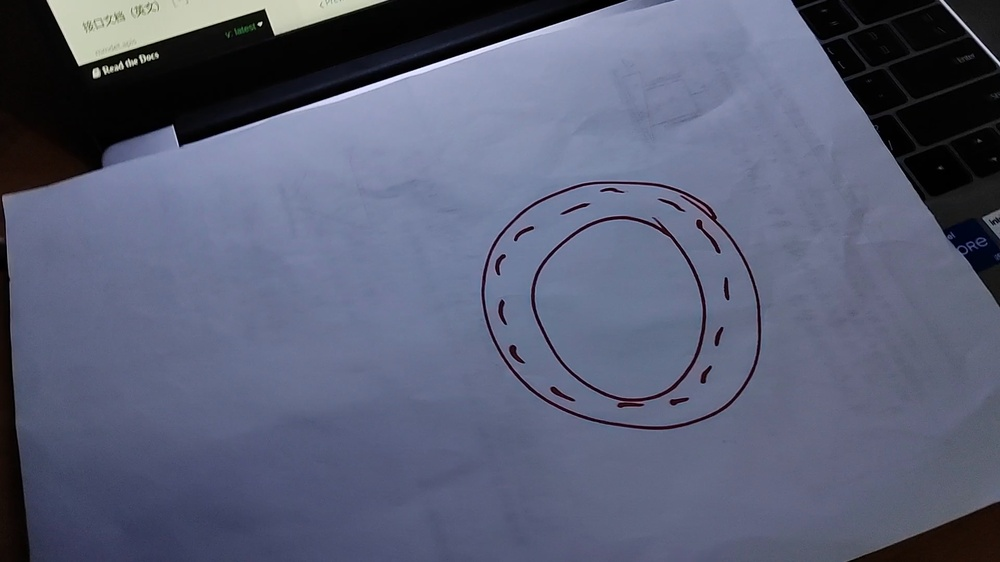
#> input picture img/0.jpg, 1000 x 562 px, shrunk from 1920 x 1080 before the run, given in place of the camera
$ python color_recog.py
#> lines starting #> are read from the running program, lines starting #| are printed output that depends on the picture; after the words box and inside, x2 and y2 are one past the last pixel; in counts of white or black regions, pixels touching at a corner belong together
import cv2
import numpy as np


class ColorDetector:
    def __init__(self, r, g, b, threshold=10):
        self.color = np.uint8([[[b, g, r]]])  # 要求的颜色
        self.threshold = threshold  # 颜色相似度阈值

    # [10 lines of commented-out code are left out]

    def process_image(self, image):
        # 将图像转换为HSV颜色空间，这样可以减小光线变化的影响
        # hsv_image = cv2.cvtColor(image, cv2.COLOR_BGR2HSV) # 转换为HSV颜色空间, 便于计算颜色相似度
        # 计算颜色相似度
        color_image = np.zeros_like(image)  # 创建一个与原图像大小相同的图像
        color_image[:] = self.color  # 将要求的颜色填充到图像中
        # color_image = cv2.cvtColor(color_image, cv2.COLOR_BGR2HSV) # 将图像转换为HSV颜色空间
        diff = cv2.absdiff(image, color_image)  # 计算颜色相似度
        # diff = cv2.cvtColor(diff, cv2.COLOR_HSV2BGR) # 将图像转换为BGR颜色空间
        dist = cv2.cvtColor(diff, cv2.COLOR_BGR2GRAY)  # 将图像转换为灰度图像
        # dist = cv2.equalizeHist(dist) # 直方图均衡化
        mask = cv2.inRange(dist, 0, self.threshold)  # 计算二值图像

        # 对图像进行二值化处理
        ret, thresholded = cv2.threshold(mask, 0, 255, cv2.THRESH_BINARY)  # 对图像进行二值化处理

        # 返回处理后的图像
        return color_image, dist, thresholded


def draw_center(frame, processed_image):
    M = cv2.moments(processed_image)
    if M["m00"] != 0:
        x = int(M["m10"] / M["m00"])
        y = int(M["m01"] / M["m00"])
        print(f"Center of all white regions: ({x}, {y})")

        cv2.arrowedLine(frame, (x - 10, y), (x + 10, y), (0, 255, 0), 2)
        cv2.arrowedLine(frame, (x, y - 10), (x, y + 10), (0, 255, 0), 2)
    else:
        print("No white regions found in the image.")
        x = 0

    return x


if __name__ == "__main__":
    cap = cv2.VideoCapture(0)

    while True:
        # 从摄像头读取图像
        ret, frame = cap.read()
#> frame is the input picture: shape (562, 1000, 3); mean B, G, R 117.6, 95, 89.8

        # 如果图像读取失败，则退出循环
        if not ret:
            break

        # detector = ColorDetector(170, 97, 97, 20) # 红色对象
        # detector = ColorDetector(20, 20, 200, 2) # 蓝色对象
        detector = ColorDetector(115, 25, 90, 40)  # 圈圈

        # 处理图像
        p_color, p_diff, processed_image = detector.process_image(frame)
#> in process_image, `diff = cv2.absdiff(image, color_image)`:
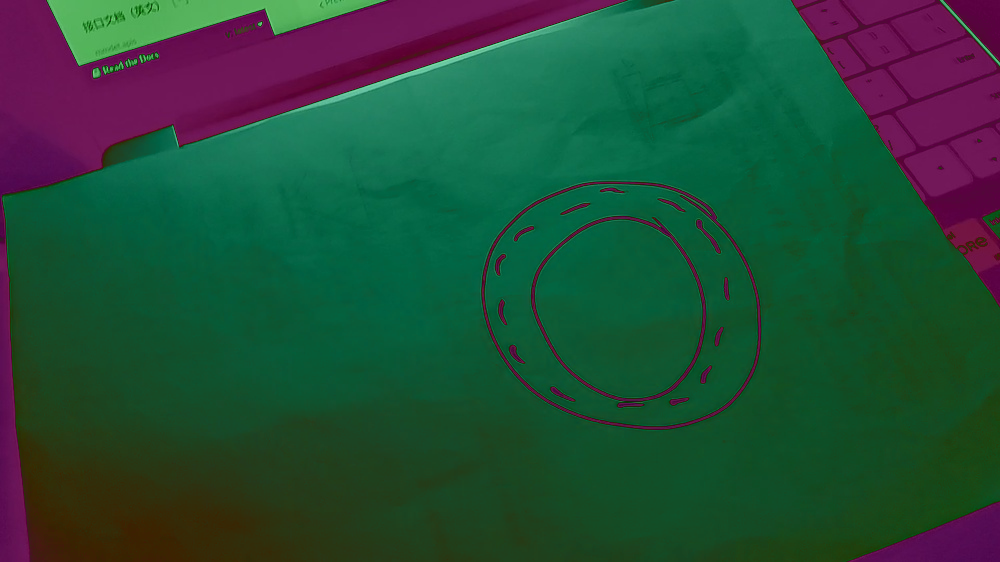
#> diff: shape (562, 1000, 3); mean B, G, R 55.4, 75.8, 34.6
#> in process_image, `dist = cv2.cvtColor(diff, cv2.COLOR_BGR2GRAY)`:
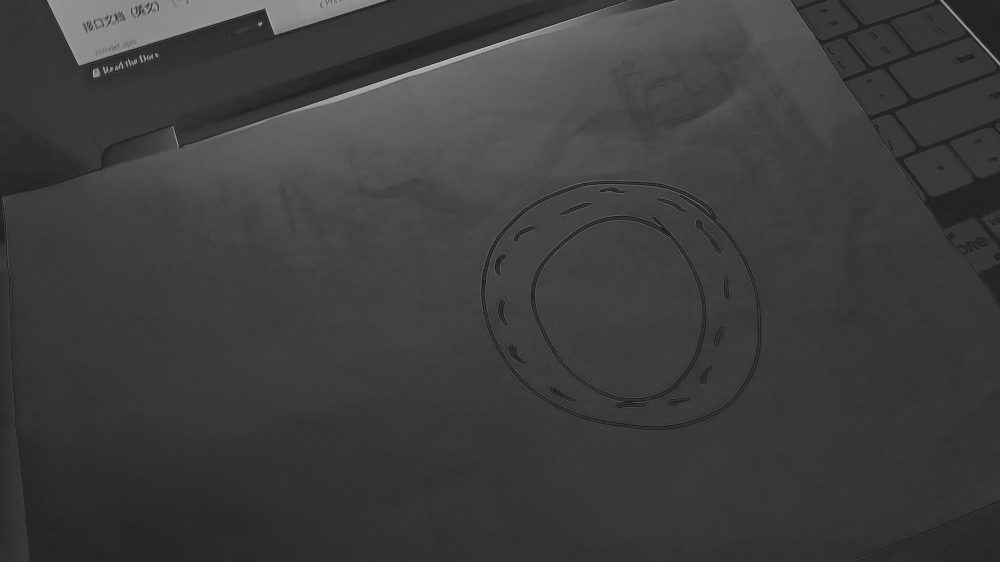
#> dist: shape (562, 1000); min 25, max 188, mean 61.2
#> in process_image, `mask = cv2.inRange(dist, 0, self.threshold)`:
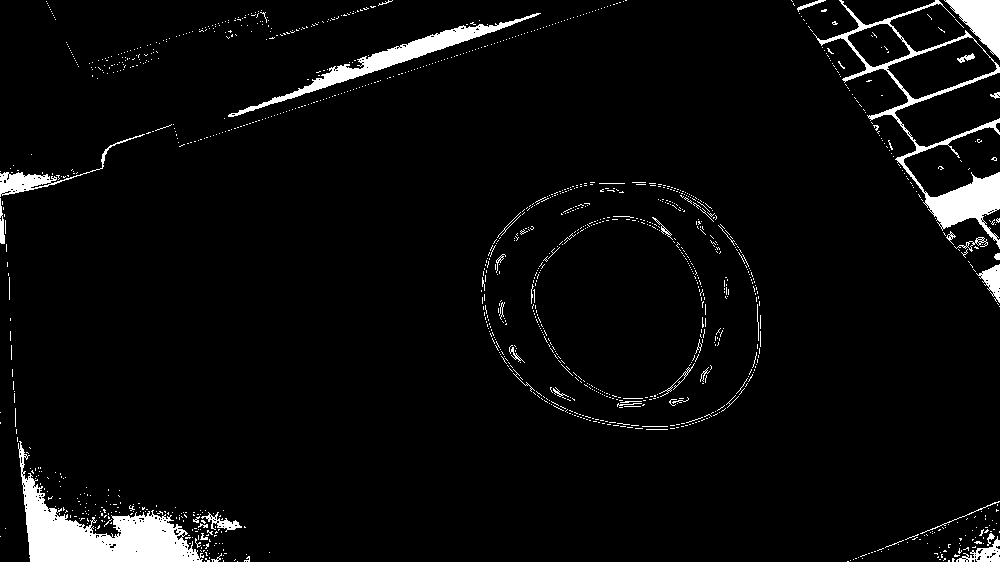
#> mask: shape (562, 1000); 4.5% white; 1302 white regions (1254 under 20 px), largest, box (x1, y1, x2, y2) and area: (18, 441, 204, 562) 7484, (813, 0, 1000, 249) 5277, (228, 13, 541, 117) 3302
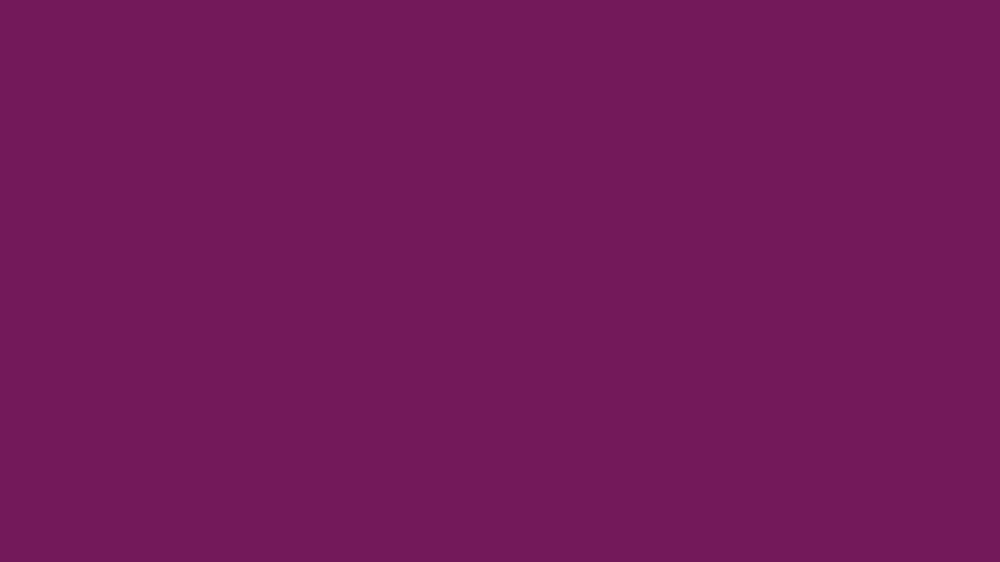
#> p_color: shape (562, 1000, 3); mean B, G, R 90, 25, 115

        # 显示中心点
        draw_center(frame, processed_image)
#> in draw_center, `M = cv2.moments(processed_image)`: M = moments, m00 6414525, centre m10/m00, m01/m00 = (499.8, 286.2)
#> in draw_center, `x = int(M["m10"] / M["m00"])`: x = 499
#> in draw_center, `y = int(M["m01"] / M["m00"])`: y = 286
#| Center of all white regions: (499, 286)
#> in draw_center, `cv2.arrowedLine(frame, (x - 10, y), (x + 10, y), (0, 255, 0), 2)`: frame: shape (562, 1000, 3); 0.01% of pixels changed, all inside (x1, y1, x2, y2) = (488, 284, 511, 289)
#> in draw_center, `cv2.arrowedLine(frame, (x, y - 10), (x, y + 10), (0, 255, 0), 2)`: frame: shape (562, 1000, 3); mean B, G, R 117.5, 95.1, 89.7

        # 显示原图像和处理后图像
        cv2.imshow('Original Image', frame)
        # # cv2.imshow('Color Image', p_color)
        cv2.imshow('Diff Image', p_diff)
        cv2.imshow('Proccess_', processed_image)

        # 按下ESC键退出循环
        if cv2.waitKey(1) == 27:
#> (key Esc is pressed here)
            break

    # 释放VideoCapture对象和窗口
    cap.release()
    cv2.destroyAllWindows()

$ run again, on img/10.jpg
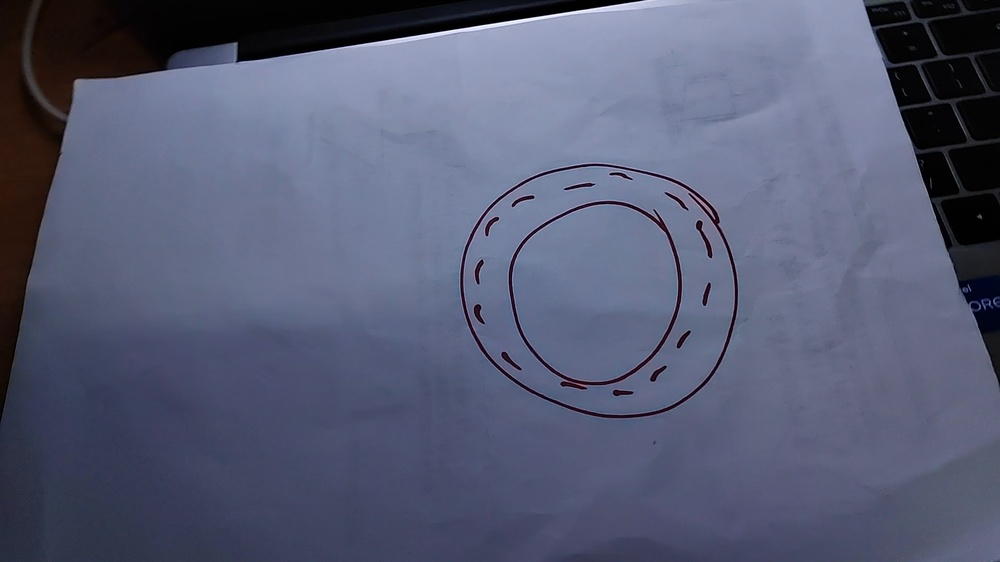
#> input picture img/10.jpg, 1000 x 562 px, shrunk from 1920 x 1080 before the run, given in place of the camera
#> frame is the input picture: shape (562, 1000, 3); mean B, G, R 116.8, 92.4, 87.3
#> in process_image, `dist = cv2.cvtColor(diff, cv2.COLOR_BGR2GRAY)`:
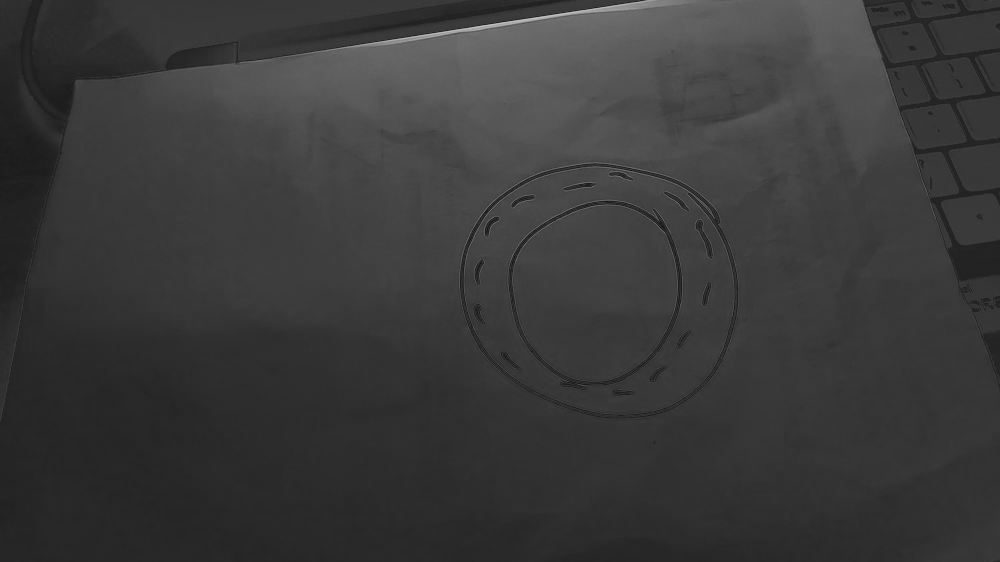
#> dist: shape (562, 1000); min 22, max 194, mean 57.9
#> in process_image, `mask = cv2.inRange(dist, 0, self.threshold)`:
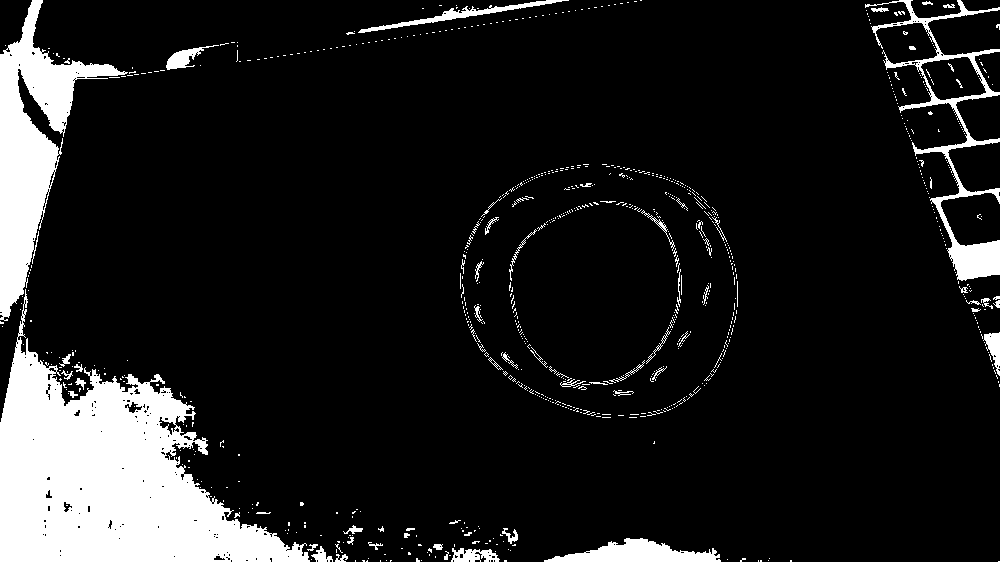
#> mask: shape (562, 1000); 11.8% white; 857 white regions (791 under 20 px), largest, box (x1, y1, x2, y2) and area: (0, 289, 310, 562) 38350, (0, 0, 128, 321) 13209, (865, 0, 1000, 281) 5003
#> M = moments, m00 16946535, centre m10/m00, m01/m00 = (223.3, 367.6)
#> x = 223
#> y = 367
#| Center of all white regions: (223, 367)

$ run again, on img/20.jpg
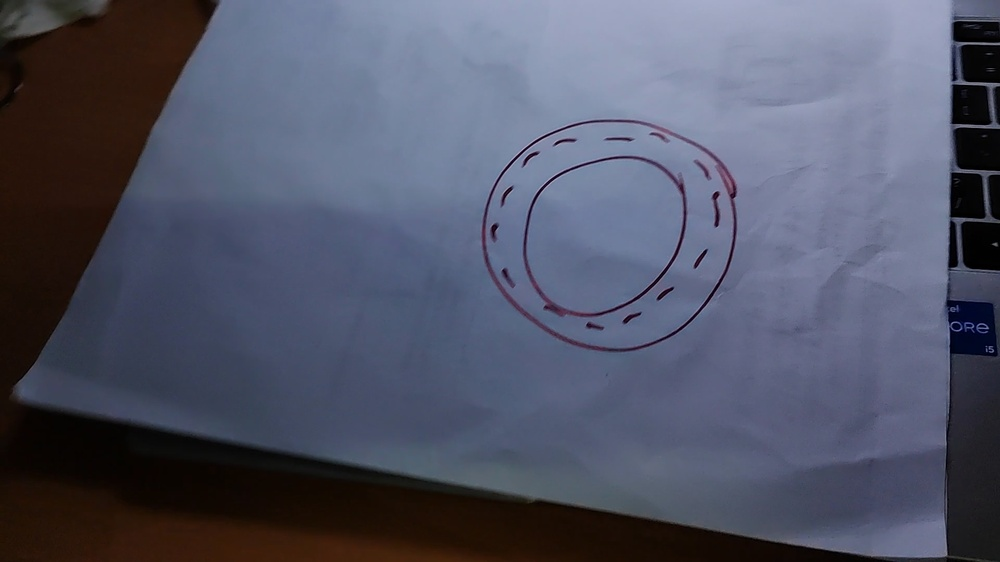
#> input picture img/20.jpg, 1000 x 562 px, shrunk from 1920 x 1080 before the run, given in place of the camera
#> frame is the input picture: shape (562, 1000, 3); mean B, G, R 102.7, 84.7, 81.5
#> in process_image, `dist = cv2.cvtColor(diff, cv2.COLOR_BGR2GRAY)`:
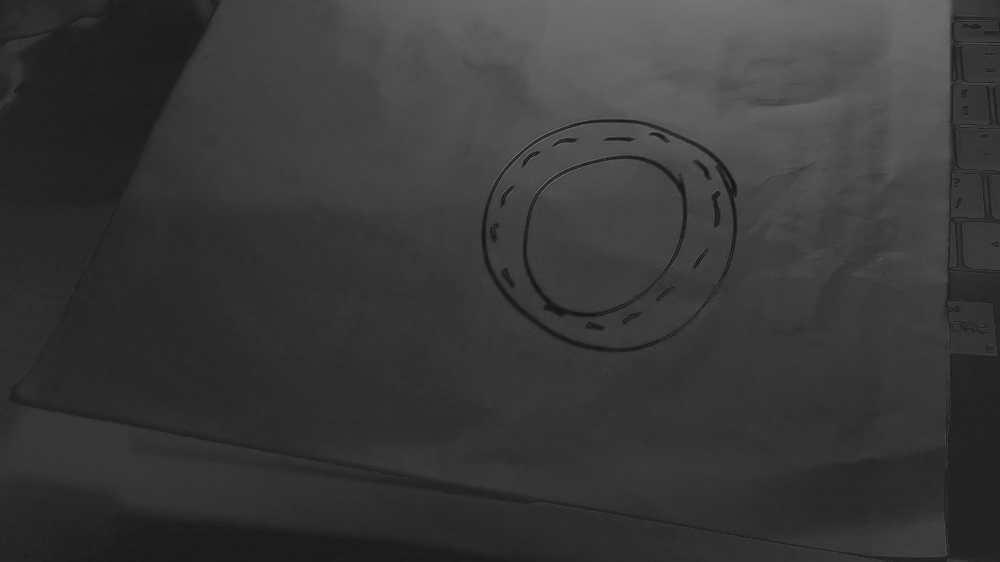
#> dist: shape (562, 1000); min 20, max 122, mean 56.5
#> in process_image, `mask = cv2.inRange(dist, 0, self.threshold)`:
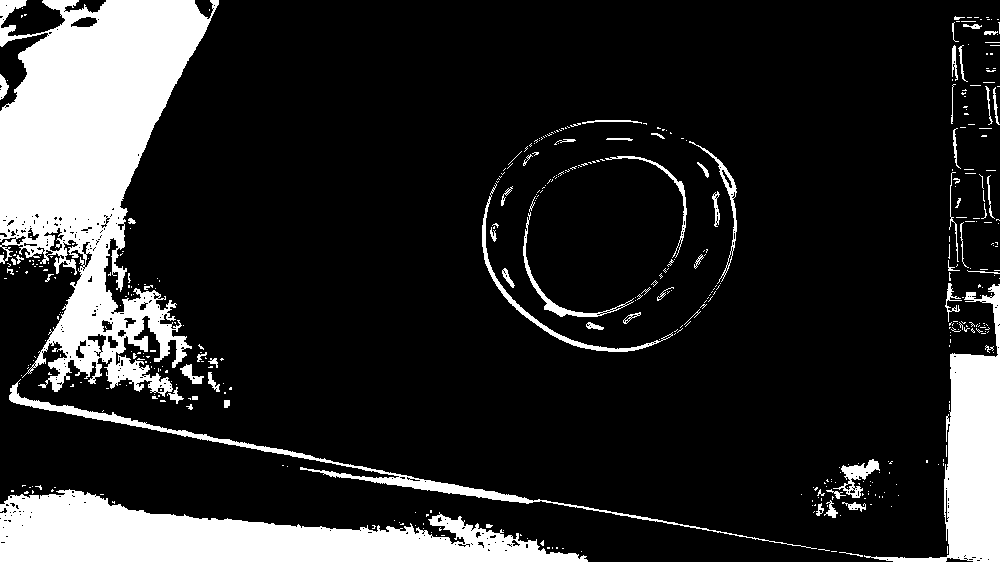
#> mask: shape (562, 1000); 16.6% white; 449 white regions (383 under 20 px), largest, box (x1, y1, x2, y2) and area: (0, 0, 219, 397) 45514, (0, 489, 588, 562) 23731, (864, 284, 1000, 562) 11609
#> M = moments, m00 23857290, centre m10/m00, m01/m00 = (296.2, 316.7)
#> x = 296
#> y = 316
#| Center of all white regions: (296, 316)

$ run again, on img/30.jpg
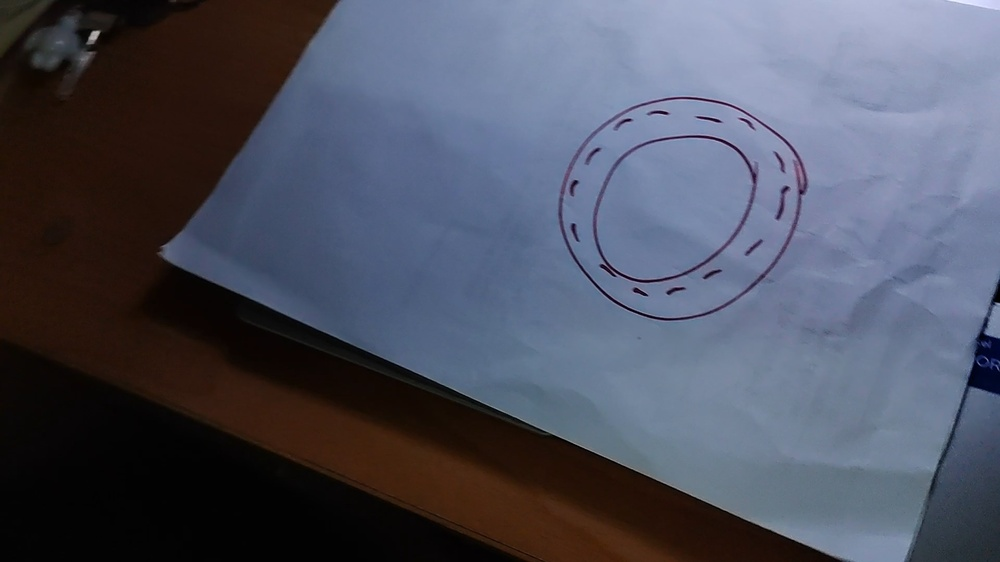
#> input picture img/30.jpg, 1000 x 562 px, shrunk from 1920 x 1080 before the run, given in place of the camera
#> frame is the input picture: shape (562, 1000, 3); mean B, G, R 95.7, 81.1, 77.8
#> in process_image, `dist = cv2.cvtColor(diff, cv2.COLOR_BGR2GRAY)`:
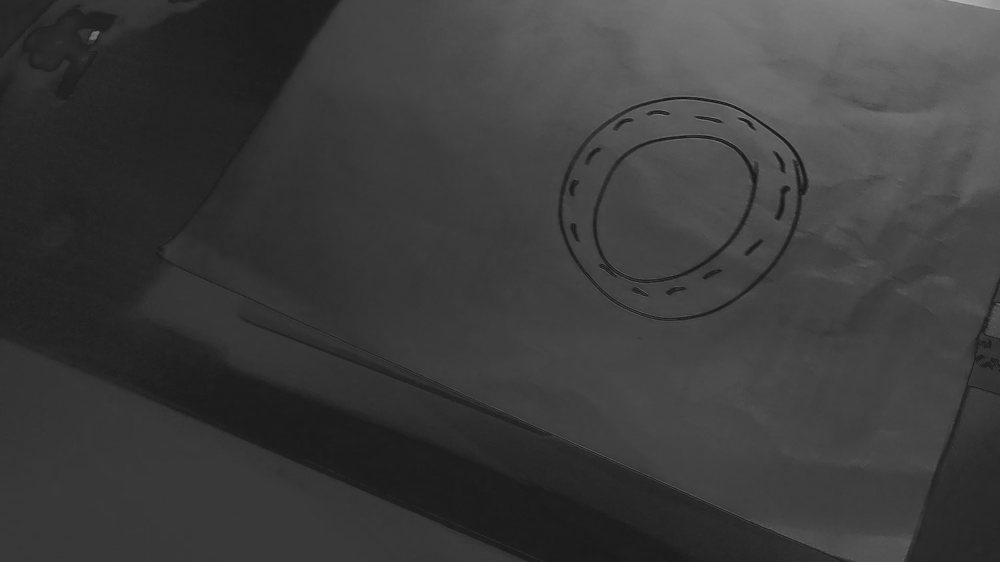
#> dist: shape (562, 1000); min 23, max 183, mean 59.8
#> in process_image, `mask = cv2.inRange(dist, 0, self.threshold)`:
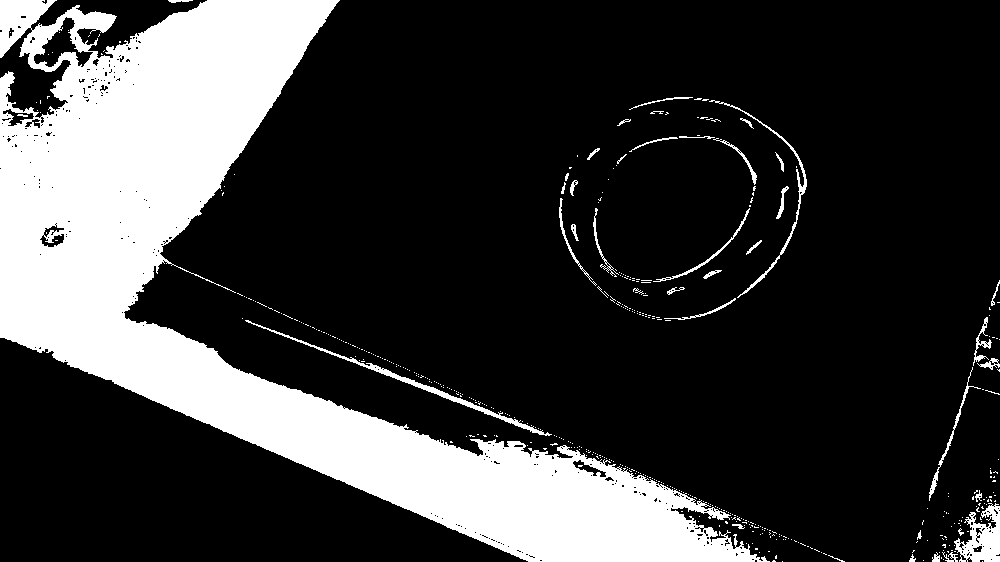
#> mask: shape (562, 1000); 22.7% white; 473 white regions (432 under 20 px), largest, box (x1, y1, x2, y2) and area: (0, 0, 770, 562) 120342, (954, 503, 1000, 562) 1475, (245, 320, 552, 436) 1232
#> M = moments, m00 32587725, centre m10/m00, m01/m00 = (279.8, 288.6)
#> x = 279
#> y = 288
#| Center of all white regions: (279, 288)
